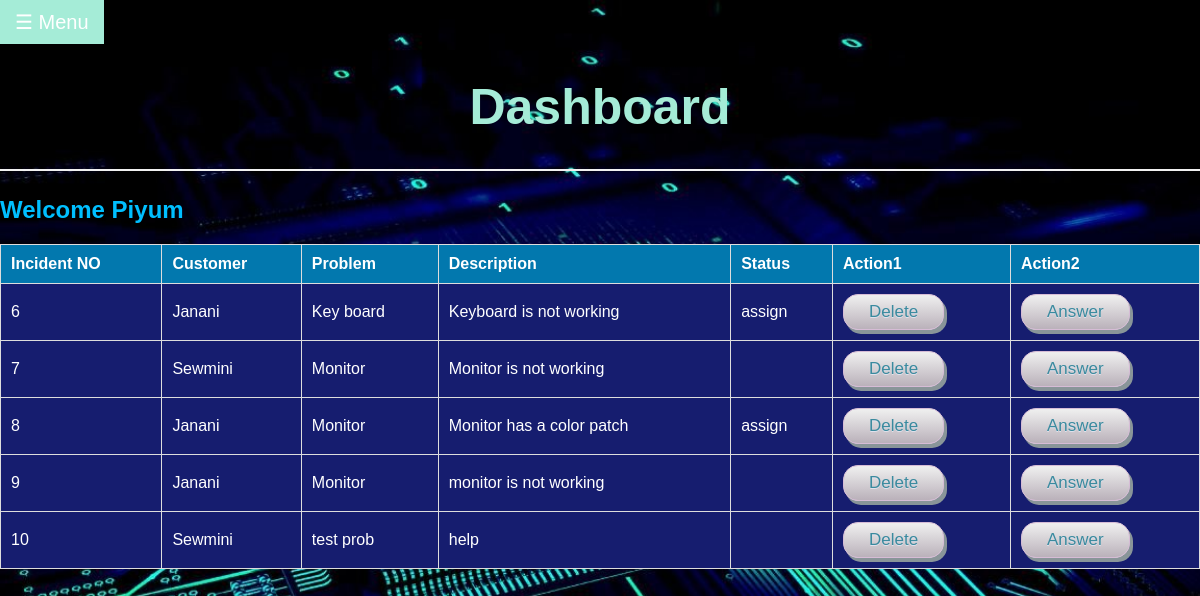
Page /employee/dashboard2.php (signed in) on the committed database.
### tables this page shows
CREATE TABLE IF NOT EXISTS `incident` (
  `incident_number` int(11) NOT NULL AUTO_INCREMENT,
  `customer_id` varchar(60) NOT NULL,
  `date` date NOT NULL,
  `problem` varchar(70) NOT NULL,
  `description` varchar(400) NOT NULL,
  PRIMARY KEY (`incident_number`),
  KEY `incident_ibfk_1` (`customer_id`)
);

CREATE TABLE IF NOT EXISTS `answers` (
  `Incident_number` int(20) NOT NULL AUTO_INCREMENT,
  `employee_id` varchar(60) NOT NULL,
  `customer_id` varchar(60) NOT NULL,
  `answer` varchar(400) NOT NULL,
  `status` varchar(20) NOT NULL,
  PRIMARY KEY (`Incident_number`),
  KEY `customer_id` (`customer_id`),
  KEY `employee_id` (`employee_id`)
);

### employee/dashboard2.php (the view, shortened to what this page needs)
<?php
    include_once '../dashboard/connect.php';
?>
<html>
    <head>
        <link rel="stylesheet" type="text/css" href="dashboard3.css">
    </head>
    <body class="body1">
          <button class="openbtn" onclick="openNav()">☰ Menu</button>
          <h1 class="h1c">Dashboard</h1>
          <hr>
            <h2><?php
                     if(isset($_SESSION['username']))
                     {
                         echo 'Welcome ' .$_SESSION['username'];
                     }
            ?></h2>
        <div class="details1">
            <table class="details">
                <tr>
                    <th>Incident NO </th>
                    <th>Customer</th>
                    <th>Problem</th>
                    <th>Description</th>
                    <th>Status</th>
                    <th>Action1</th>
                    <th>Action2</th>
                </tr>
                <?php
                        $result = mysqli_query($conn,"SELECT * FROM incident");
                        while($row = mysqli_fetch_array($result)) {
                    ?>
                        <tr class="details2">
                        <td><?php echo $row["incident_number"]; ?></td>
                        <td><?php echo $row["customer_id"]; ?></td>
                        <td><?php echo $row["problem"]; ?></td>
                        <td><?php echo $row["description"]; ?></td>
                        <td>
                            <?php
                                $result3 = mysqli_query($conn,"SELECT status FROM answers where incident_number='".$row["incident_number"]."' ");
                                $row3 = mysqli_fetch_array($result3);
                                echo $row3["status"];
                            ?>
                        </td>
                        <td><a href="delete-process.php?incident_number=<?php echo $row["incident_number"]; ?>"><button class="detail">Delete</button></a></td>
                        <td><script src="updateform2.js"></script><button class="detail" onclick="updateform()">Answer</button></td>
                        </tr>
                    <?php
                    }
                    ?>
            </table>
    </body>
</html>

### employee/dashboard3.css (style rules this page uses)
.body1 { margin:0; padding:0; background-size:cover; background-position:center; font-family:sans-serif; }
h2 { color: deepskyblue; }
.openbtn { font-size: 20px; cursor: pointer; background-color: #51adcf; color: white; padding: 10px 15px; border: none; }
.h1c { text-align: center; color:#a5ecd7; font-size: 50px; }
hr { border: 1px solid #f1f1f1; margin-bottom: 25px; }
a { color: dodgerblue; }
.details { font-family: Arial, Helvetica, sans-serif; border-collapse: collapse; width: 100%; }
.details th { padding-top: 12px; padding-bottom: 12px; text-align: left; background-color: #0278ae; color: white; }
.details tr { padding-top: 12px; padding-bottom: 12px; text-align: left; background-color: #161d6f; color: white; }
.details th,.details td { border:1px solid #ddd; padding: 10px; text-align: justify; }
.details1 { width: 100%; }
.detail { box-shadow: 3px 4px 0px 0px #899599; background:linear-gradient(to bottom, #ededed 5%, #bab1ba 100%); background-color:#ededed; border-radius:15px; border:1px solid #d6bcd6; display:inline-block; cursor:pointer; color:#3a8a9e; font-family:Arial; font-size:17px; padding:7px 25px; text-decoration:none; text-shadow:0px 1px 0px #e1e2ed; }

### employee/dashboard2.php (style rules this page uses)
body { background: url('../home/images/bg3.jpg'); }

### rows in the picture
incident: incident_number "6", customer "Janani", problem "Key board", description "Keyboard is not working", answers.status "assign"
incident: incident_number "7", customer "Sewmini", problem "Monitor", description "Monitor is not working"
incident: incident_number "8", customer "Janani", problem "Monitor", description "Monitor has a color patch", answers.status "assign"
incident: incident_number "9", customer "Janani", problem "Monitor", description "monitor is not working"
incident: incident_number "10", customer "Sewmini", problem "test prob", description "help"

### other values in the picture
$_SESSION['username'] "Piyum"
